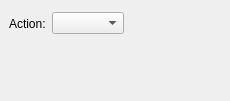
<ui version="4.0" >
 <class>ArgSetScopeActionINDI</class>
 <widget class="QWidget" name="ArgSetScopeActionINDI" >
  <property name="geometry" >
   <rect>
    <x>0</x>
    <y>0</y>
    <width>230</width>
    <height>101</height>
   </rect>
  </property>
  <layout class="QVBoxLayout" >
   <property name="spacing" >
    <number>6</number>
   </property>
   <property name="margin" >
    <number>9</number>
   </property>
   <item>
    <layout class="QHBoxLayout" >
     <property name="spacing" >
      <number>6</number>
     </property>
     <property name="margin" >
      <number>0</number>
     </property>
     <item>
      <widget class="QLabel" name="textLabel1_2" >
       <property name="text" >
        <string>Action:</string>
       </property>
      </widget>
     </item>
     <item>
      <widget class="KComboBox" name="actionCombo" />
     </item>
     <item>
      <spacer>
       <property name="orientation" >
        <enum>Qt::Horizontal</enum>
       </property>
       <property name="sizeType" >
        <enum>QSizePolicy::Expanding</enum>
       </property>
       <property name="sizeHint" stdset="0" >
        <size>
         <width>88</width>
         <height>29</height>
        </size>
       </property>
      </spacer>
     </item>
    </layout>
   </item>
   <item>
    <spacer>
     <property name="orientation" >
      <enum>Qt::Vertical</enum>
     </property>
     <property name="sizeType" >
      <enum>QSizePolicy::Expanding</enum>
     </property>
     <property name="sizeHint" stdset="0" >
      <size>
       <width>20</width>
       <height>9</height>
      </size>
     </property>
    </spacer>
   </item>
  </layout>
 </widget>
 <layoutdefault spacing="6" margin="11" />
 <pixmapfunction>qPixmapFromMimeSource</pixmapfunction>
 <customwidgets>
  <customwidget>
   <class>KComboBox</class>
   <extends>QComboBox</extends>
   <header>kcombobox.h</header>
  </customwidget>
 </customwidgets>
 <resources/>
 <connections/>
</ui>
